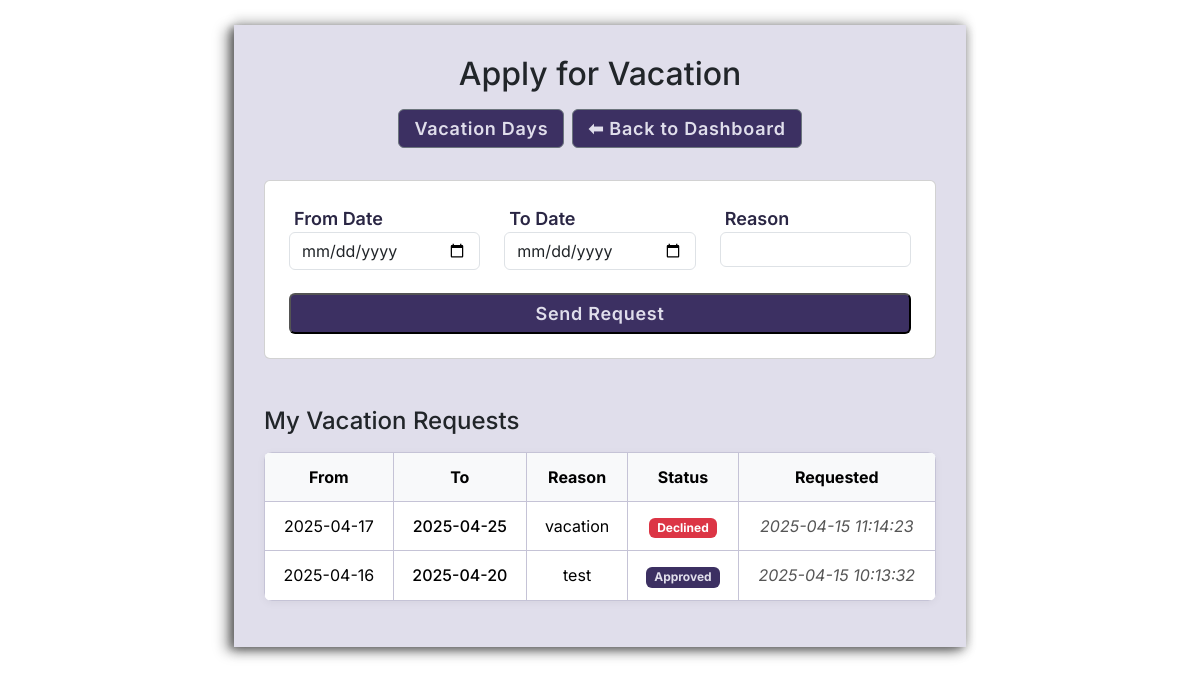
The app's page /vacation.php (signed in) with its own data.
### tables this page shows
CREATE TABLE leaves (
  leave_id INTEGER PRIMARY KEY AUTOINCREMENT,
  employee_id INTEGER NOT NULL,
  from_date TEXT NOT NULL,
  to_date TEXT NOT NULL,
  reason TEXT,
  manager_email TEXT,
  status TEXT DEFAULT 'pending',
  date_requested TEXT DEFAULT CURRENT_TIMESTAMP,
  FOREIGN KEY (employee_id) REFERENCES users(employee_id)
);

### vacation.php (the view, shortened to what this page needs)
<?php
require_once "includes/config.php";
$employee_id = $_SESSION['employee_id'];
$stmt = $conn->prepare("SELECT from_date, to_date, reason, status, date_requested FROM leaves WHERE employee_id = ? ORDER BY date_requested DESC");
$stmt->execute([$employee_id]);
$requests = $stmt->fetchAll(PDO::FETCH_ASSOC);
?>
<!DOCTYPE html>
<html lang="en">
<head>
  <link href="https://cdn.jsdelivr.net/npm/bootstrap@5.3.3/dist/css/bootstrap.min.css" rel="stylesheet">
  <link rel="stylesheet" href="./css/style.css">
</head>
<body>
<div class="container_vacation">
<div class="mb-4 text-center">
  <h2 class="mb-3">Apply for Vacation</h2>
  <div class="d-inline-flex flex-wrap justify-content-center gap-2">
    <button class="btn btn-secondary" onclick="showVacationInfo()"> Vacation Days</button>
    <a href="dashboard.php" class="btn btn-secondary">⬅ Back to Dashboard</a>
  </div>
</div>
  <form method="post" class="card p-4 mb-5">
    <div class="row mb-3">
      <div class="col-md-4">
        <label for="from_date" class="form-label">From Date</label>
        <input type="date" name="from_date" id="from_date" class="form-control" required>
      </div>
      <div class="col-md-4">
        <label for="to_date" class="form-label">To Date</label>
        <input type="date" name="to_date" id="to_date" class="form-control" required>
      </div>
      <div class="col-md-4">
        <label for="reason" class="form-label">Reason</label>
        <input type="text" name="reason" id="reason" class="form-control" required>
      </div>
    </div>
    <button type="submit" class="btn_reqest">Send Request</button>
  </form>
  <h4 class="mb-3">My Vacation Requests</h4>
  <table class="table table-bordered">
    <thead class="table-light">
      <tr>
        <th>From</th>
        <th>To</th>
        <th>Reason</th>
        <th>Status</th>
        <th>Requested</th>
      </tr>
    </thead>
    <tbody>
    <?php foreach ($requests as $row):
      $badge = 'secondary';
      if ($row['status'] === 'approved') $badge = 'success';
      elseif ($row['status'] === 'pending') $badge = 'warning';
      elseif ($row['status'] === 'declined') $badge = 'danger';
    ?>
      <tr>
        <td><?= htmlspecialchars($row['from_date']) ?></td>
        <td><?= htmlspecialchars($row['to_date']) ?></td>
        <td><?= htmlspecialchars($row['reason']) ?></td>
        <td><span class="badge bg-<?= $badge ?>"><?= ucfirst($row['status']) ?></span></td>
        <td><?= htmlspecialchars($row['date_requested']) ?></td>
      </tr>
    <?php endforeach; ?>
    </tbody>
  </table>
</div>
</body>
</html>

### css/style.css (style rules this page uses)
:root { --primary-bg: #E0DEEB; --sidebar-bg: #705AB4; --sidebar-hover: #8C75D6; --sidebar-text: #E0DEEB; --font-family: 'Inter', sans-serif; --btn-bg: #302B4F; --btn-hover: #504A7A; --table-border: #C5C3D6; --table-header-bg: #f4f2fc; --table-hover: #f0edff; --text-color: #2a2644; }
* { margin: 0; padding: 0; box-sizing: border-box; }
body { font-family: var(--font-family); display: flex; justify-content: center; align-items: center; }
.btn-secondary { text-align: center; display: inline-block; padding: 10px 30px; color: #E0DEEB; background: #3C3062; border-radius: 4px; text-decoration: none; margin-top: 20px; }
.form-control { resize: none; }
table { caption-side: bottom; border-collapse: collapse; text-align: center; }
.container_vacation { max-width: 1440px; display: flex; flex-direction: column; background-color: #E0DEEB; margin-top: 25px; margin-bottom: 50px; box-shadow: -8px 4px 12px rgba(0, 0, 0, 0.4), -4px 2px 6px rgba(0, 0, 0, 0.2), 4px 2px 8px rgba(0, 0, 0, 0.1), 0 6px 10px rgba(0, 0, 0, 0.15), 0 -6px 10px rgba(0, 0, 0, 0.15); padding: 30px; font-family: 'Inter', sans-serif; }
a { text-decoration: none; }
::placeholder { font-family: 'Inter'; font-style: normal; font-weight: 200; font-size: 16px; line-height: 19px; letter-spacing: 0.06em; color: rgba(129, 112, 202, 0.6); padding: 0 0 0 15px; }
.form-label { color: var(--text-color); margin-bottom: 0; font-family: 'Inter'; font-size: 18px; font-weight: 600; margin-left: 5px; }
input[type="text"] { margin-bottom:10px; font-size: 14px; }
.btn_save, .btn_cansel, .btn-success, .btn-secondary, .btn_upload_img, .btn_edit, .btn_edit_pas, .btn_reqest, .btn_user_dash, .btn_user_new, .btn_add_back, .btn_add-users, .btn_back_time, .btn_save_users, .btn_confirm, .btn-submit, .btn_print, .btn-mirror { font-family: 'Inter'; font-style: normal; font-weight: 600; font-size: 18px; letter-spacing: 0.04em; color: #E0DEEB; background: #3C3062; border-radius: 6px; text-decoration: none; }
.btn_reqest { padding: 5px 10px 5px 10px; }
.bg-success { background-color: #3C3062 !important; color: #E0DEEB; }
.btn-secondary, .btn-submit, .btn_confirm { padding: 5px 15px; margin: 0 0 8px 0; }
table.table { width: 100%; border-collapse: collapse; font-family: var(--font-family); background-color: var(--bs-body-bg); color: var(--text-color); box-shadow: 0 2px 8px rgba(0, 0, 0, 0.05); border-radius:8px; overflow:hidden; }
table { caption-side: bottom; border-collapse: collapse; text-align: center; background: var(--bs-body-bg); }
table.table thead.table-light { background-color: var(--table-header-bg); color: var(--sidebar-bg); font-weight: 600; }
table.table th, table.table td { padding: 12px 16px; border: 1px solid var(--table-border); text-align: center; vertical-align: middle; }
table.table tbody tr:nth-child(even) { background-color: #E0DEEB; }
td:nth-child(2) { font-weight: 500; }
td:last-child { font-style: italic; color: #555; }

### records on screen
leaves: from_date "2025-04-17", to_date "2025-04-25", reason "vacation", status "Declined", date_requested "2025-04-15 11:14:23"
leaves: from_date "2025-04-16", to_date "2025-04-20", reason "test", status "Approved", date_requested "2025-04-15 10:13:32"
